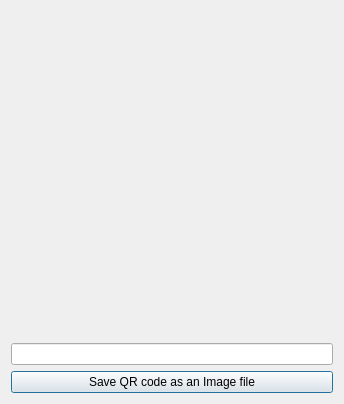
<?xml version="1.0" encoding="UTF-8"?>
<ui version="4.0">
 <class>ShareDialog</class>
 <widget class="QDialog" name="ShareDialog">
  <property name="geometry">
   <rect>
    <x>0</x>
    <y>0</y>
    <width>344</width>
    <height>404</height>
   </rect>
  </property>
  <property name="sizePolicy">
   <sizepolicy hsizetype="Preferred" vsizetype="Preferred">
    <horstretch>0</horstretch>
    <verstretch>0</verstretch>
   </sizepolicy>
  </property>
  <property name="windowTitle">
   <string>Share Profile</string>
  </property>
  <layout class="QVBoxLayout" name="verticalLayout">
   <item>
    <widget class="QRWidget" name="QrWidget" native="true"/>
   </item>
   <item>
    <widget class="QLineEdit" name="UrlEdit"/>
   </item>
   <item>
    <widget class="QPushButton" name="SaveButton">
     <property name="text">
      <string>Save QR code as an Image file</string>
     </property>
    </widget>
   </item>
  </layout>
 </widget>
 <customwidgets>
  <customwidget>
   <class>QRWidget</class>
   <extends>QWidget</extends>
   <header location="global">src/utils/qrwidget.h</header>
   <container>1</container>
  </customwidget>
 </customwidgets>
 <resources/>
 <connections/>
</ui>
